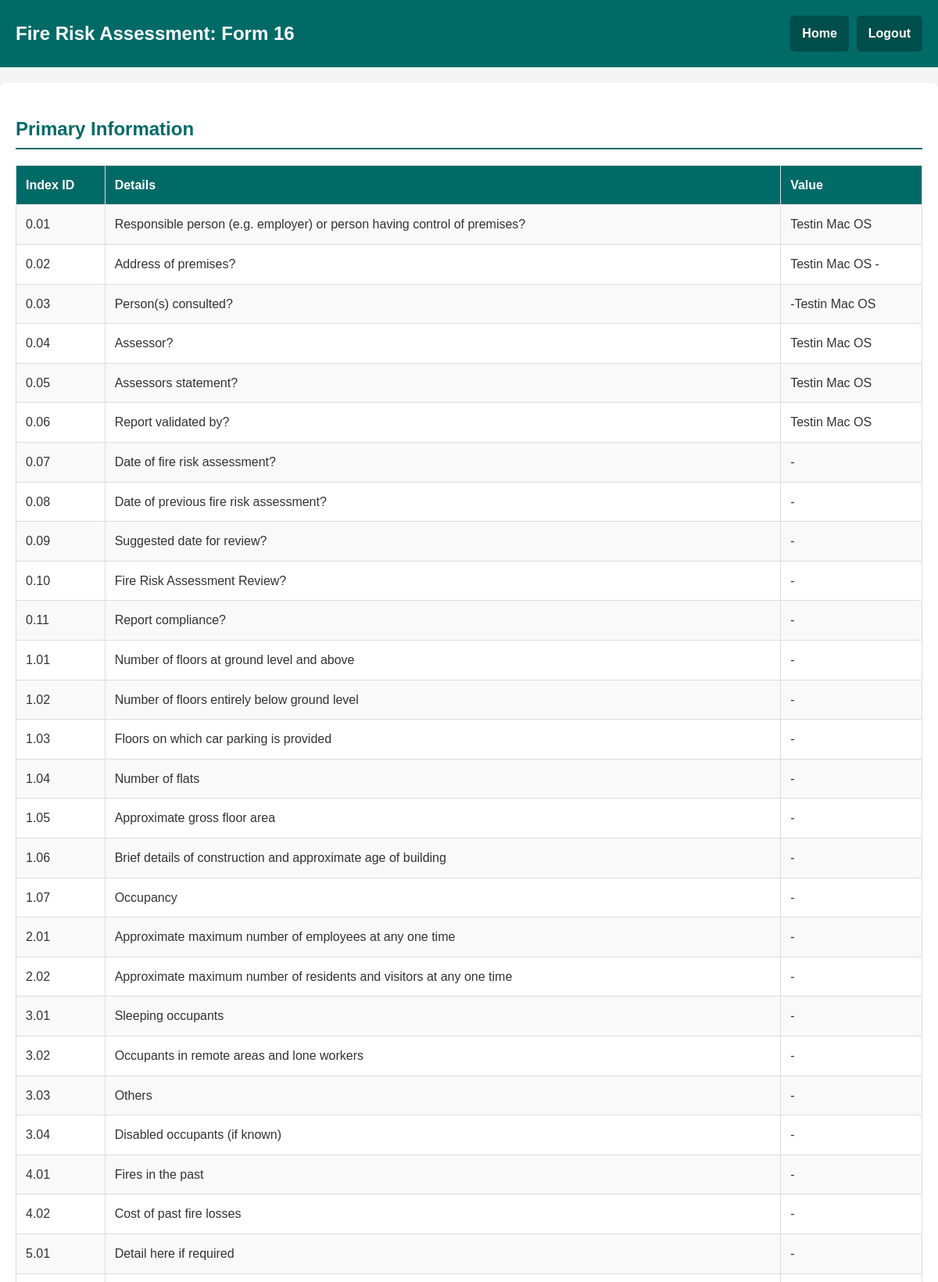
Screenshot of /form/16/view (signed in, upper part) with the database file from the repository.
### POC2/app.py (models this page shows)
class PrimaryAnswer(db.Model):
    id = db.Column(db.Integer, primary_key=True)
    form_id = db.Column(db.String(50), db.ForeignKey('form.form_id'), nullable=False)
    question_id = db.Column(db.String(10), nullable=False)
    question = db.Column(db.Text, nullable=False)
    answer = db.Column(db.Text, nullable=False)

### POC2/app.py (the view)
@app.route('/form/<form_id>/view')
@login_required
def view_form(form_id):
    primary_answers = PrimaryAnswer.query.filter_by(form_id=form_id).all()
    answers = Answer.query.filter_by(form_id=form_id).all()
    image_folder = os.path.join('uploads', form_id)
    cover_image_folder = os.path.join('uploads', form_id, 'cover_image')
    image_folder = image_folder.replace(os.sep, '/')
    cover_image_folder = cover_image_folder.replace(os.sep, '/')
    uploaded_images = [
        os.path.join(form_id, file).replace(os.sep, '/')  # Use forward slashes
        for file in os.listdir(image_folder)
        if file.lower().endswith(('.png', '.jpg', '.jpeg', '.bmp', '.gif'))
    ]
    cover_image = None
    if os.path.exists(cover_image_folder):
        cover_image_files = [
            file for file in os.listdir(cover_image_folder)
            if file.lower().endswith(('.png', '.jpg', '.jpeg', '.bmp', '.gif'))
        ]
        if cover_image_files:
            cover_image = os.path.join(form_id, 'cover_image', cover_image_files[0]).replace(os.sep, '/')
    return render_template(
        'view_form.html',
        form_id=form_id,
        primary_answers=primary_answers,
        answers=answers,
        current_date=datetime.now().strftime("%Y-%m-%d"),
        uploaded_images=uploaded_images,  # Pass the list of image paths
        cover_image=cover_image         # Pass the cover image path
    )

### POC2/app.py (called while the page is built)
def login_required(f):
    @wraps(f)
    def decorated_function(*args, **kwargs):
        if 'user_id' not in session:
            return redirect(url_for('login'))
        return f(*args, **kwargs)
    return decorated_function

### POC2/templates/view_form.html (shortened to what this page needs)
<!DOCTYPE html>
<html lang="en">
<head>
</head>
<body>
    <header>
        <div>Fire Risk Assessment: Form {{ form_id }}</div>
        <div class="nav-buttons">
            <a href="{{ url_for('index') }}">Home</a>
            <a href="{{ url_for('logout') }}">Logout</a>
        </div>
    </header>
    <div class="container">
        <h2>Primary Information</h2>
        <table>
            <tr>
                <th>Index ID</th>
                <th>Details</th>
                <th>Value</th>
            </tr>
            {% for primary_answer in primary_answers %}
            <tr>
                <td>{{ primary_answer.question_id }}</td>
                <td>{{ primary_answer.question }}</td>
                <td>{{ primary_answer.answer }}</td>
            </tr>
            {% endfor %}
        </table>
    </div>
</body>
</html>

### POC2/templates/view_form.html (style rules this page uses)
:root { --dark-text: #333333; --accent-color: #006A67; --light-background: #f5f5f5; --light-hover: #e1e1e1; --light-yellow: #FFF4B7; }
body { font-family: Arial, sans-serif; line-height: 1.6; margin: 0; padding: 0; background-color: var(--light-background); color: var(--dark-text); }
header { background-color: var(--accent-color); color: white; padding: 20px; text-align: center; font-size: 24px; font-weight: bold; display: flex; justify-content: space-between; align-items: center; }
header .nav-buttons { display: flex; gap: 10px; }
header .nav-buttons a { color: white; text-decoration: none; font-size: 16px; padding: 10px 15px; background-color: #004e4b; border-radius: 5px; transition: background-color 0.3s ease; }
.container { max-width: 1200px; margin: 20px auto; padding: 20px; background: white; box-shadow: 0 4px 8px rgba(0, 0, 0, 0.1); border-radius: 8px; }
h2 { color: var(--accent-color); border-bottom: 2px solid var(--accent-color); padding-bottom: 5px; margin-bottom: 20px; }
table { width: 100%; border-collapse: collapse; margin: 20px 0; }
table th, table td { text-align: left; padding: 12px; border: 1px solid #ddd; }
table th { background-color: var(--accent-color); color: white; }
table tr:nth-child(even) { background-color: #f9f9f9; }

### rows the page displays
PrimaryAnswer: question_id "0.01", question "Responsible person (e.g. employer) or person having control of premises?", answer "Testin Mac OS"
PrimaryAnswer: question_id "0.02", question "Address of premises?", answer "Testin Mac OS -"
PrimaryAnswer: question_id "0.03", question "Person(s) consulted?", answer "-Testin Mac OS"
PrimaryAnswer: question_id "0.04", question "Assessor?", answer "Testin Mac OS"
PrimaryAnswer: question_id "0.05", question "Assessors statement?", answer "Testin Mac OS"
PrimaryAnswer: question_id "0.06", question "Report validated by?", answer "Testin Mac OS"
PrimaryAnswer: question_id "0.07", question "Date of fire risk assessment?", answer "-"
PrimaryAnswer: question_id "0.08", question "Date of previous fire risk assessment?", answer "-"
PrimaryAnswer: question_id "0.09", question "Suggested date for review?", answer "-"
PrimaryAnswer: question_id "0.10", question "Fire Risk Assessment Review?", answer "-"
PrimaryAnswer: question_id "0.11", question "Report compliance?", answer "-"
PrimaryAnswer: question_id "1.01", question "Number of floors at ground level and above", answer "-"
PrimaryAnswer: question_id "1.02", question "Number of floors entirely below ground level", answer "-"
PrimaryAnswer: question_id "1.03", question "Floors on which car parking is provided", answer "-"
PrimaryAnswer: question_id "1.04", question "Number of flats", answer "-"
PrimaryAnswer: question_id "1.05", question "Approximate gross floor area", answer "-"
PrimaryAnswer: question_id "1.06", question "Brief details of construction and approximate age of building", answer "-"
PrimaryAnswer: question_id "1.07", question "Occupancy", answer "-"
PrimaryAnswer: question_id "2.01", question "Approximate maximum number of employees at any one time", answer "-"
PrimaryAnswer: question_id "2.02", question "Approximate maximum number of residents and visitors at any one time", answer "-"
PrimaryAnswer: question_id "3.01", question "Sleeping occupants", answer "-"
PrimaryAnswer: question_id "3.02", question "Occupants in remote areas and lone workers", answer "-"
PrimaryAnswer: question_id "3.03", question "Others", answer "-"
PrimaryAnswer: question_id "3.04", question "Disabled occupants (if known)", answer "-"
PrimaryAnswer: question_id "4.01", question "Fires in the past", answer "-"
PrimaryAnswer: question_id "4.02", question "Cost of past fire losses", answer "-"
PrimaryAnswer: question_id "5.01", question "Detail here if required", answer "-"
